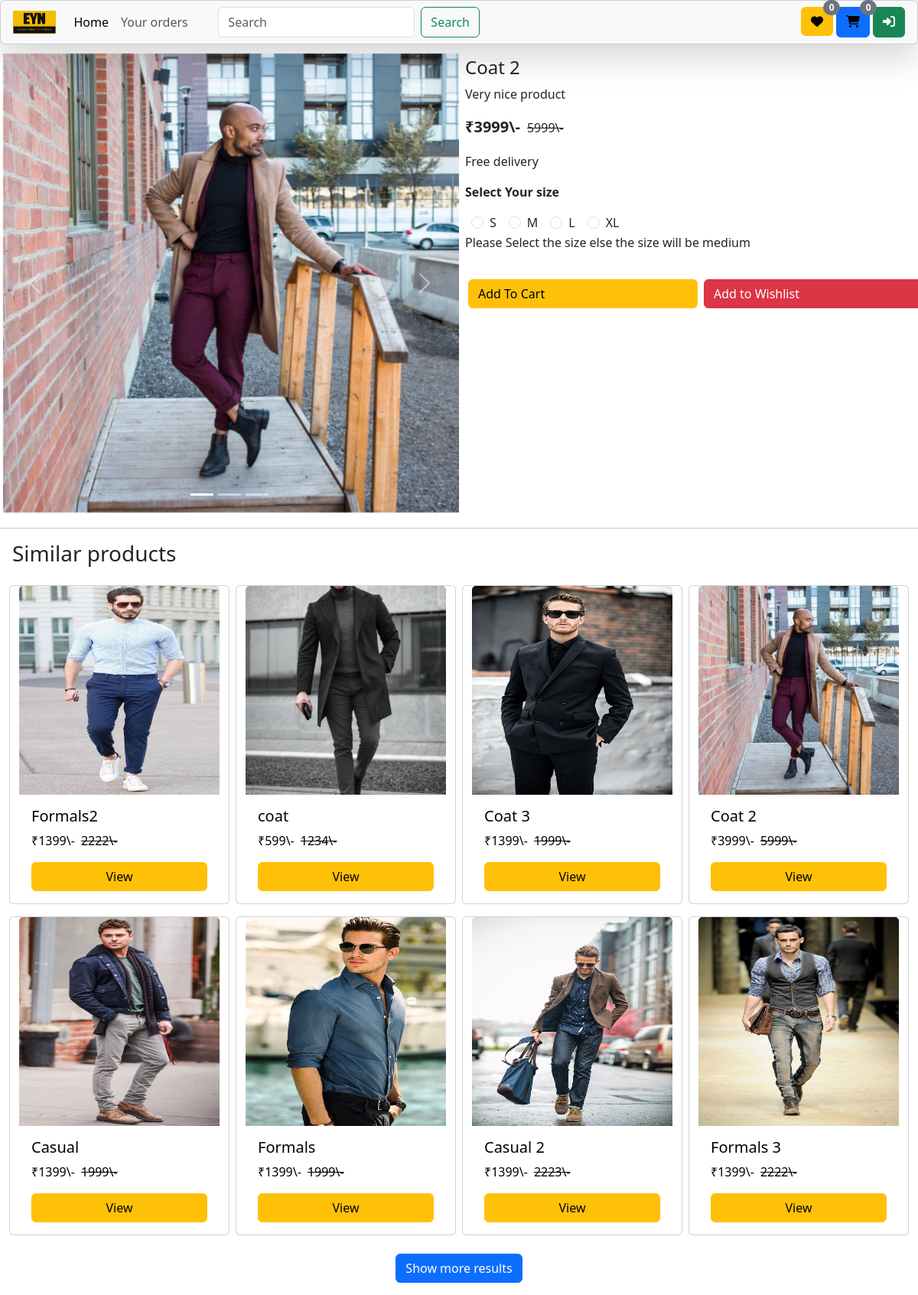
/product/43826493f53145eea607561d18964d6f/, run on the app's committed database.
### home/models.py (models this page shows, shortened)
class BaseModel(models.Model):
    product_uuid = models.UUIDField(default=uuid.uuid4, editable=False, primary_key=True )
    created_at = models.DateField(auto_now_add=True)
    updated_at = models.DateField(auto_now_add=True)
    class Meta:
        abstract = True

class products(BaseModel):
    product_category = models.CharField(max_length=100)
    product_image = models.ImageField(upload_to="products", null=True, blank=True)
    product_image1 = models.ImageField(upload_to="products", null=True, blank=True)
    product_image2 = models.ImageField(upload_to="products", null=True, blank=True)
    product_name = models.CharField(max_length=100)
    real_price = models.IntegerField(default=1)
    discounted_price = models.IntegerField(default=1)
    product_description = models.TextField()
    size = models.CharField(max_length=100, default="medium")

class sizes(BaseModel):
    size = models.CharField(max_length=100, null=True, blank=True)

### home/views.py (the view, shortened to what this page needs)
# urls.py: path('product/<product_uuid>/', product_page, name="product"),
def product_page(request, product_uuid):
    user = request.user
    items = products.objects.get(product_uuid = product_uuid)
    category = items.product_category
    similar = products.objects.filter(product_category = category)
    similar = sample(list(similar), min(8, len(similar)))
    length = 0
    w_length = 0
    if user.is_authenticated:
        length = len(cart_items.objects.filter(cart__user=user, cart__is_paid=False))
        w_length = len(wishlist.objects.filter(user=user))
    size = sizes.objects.all()
    context = {"item":items, "user":user}
    product = products.objects.all()
    searched = False
    context['similars']=similar
    context['length']=length
    context['w_length']=w_length
    context['sizes']=size
    if request.GET.get('size'):
        Size = request.GET.get('size')
        print(Size)
        context['selected_size'] = Size
    return render(request, "product.html", context = context)

### home/templates/product.html (shortened to what this page needs)
{% extends "base.html" %}
{% block start %}
<nav class="navbar navbar-expand-lg p-1 bg-body-tertiary fixed-top card shadow-lg">
  <div class="container-fluid">
    <a class="navbar-brand fs-4" href="/"><img src="/media/logo/EYN_edited.png" alt="..." style="height: 30px; margin-bottom: 4px;"></a>
      </div></a>
    <div class="sidebar offcanvas offcanvas-start" tabindex="-1" id="offcanvasNavbar" aria-labelledby="offcanvasNavbarLabel">
      <div class="offcanvas-body">
        <ul class="navbar-nav flex-grow-1 pe-3">
          <li class="nav-item">
            <a class="nav-link active" aria-current="page" href="/">Home</a>
          </li>
          <li class="nav-item">
            <a class="nav-link" href="/orders/">Your orders</a>
          </li>
        </ul>
        <form class="d-flex" role="search">
          <input class="form-control me-2" name="search" type="search" placeholder="Search" aria-label="Search">
          <button class="btn btn-outline-success" type="submit">Search</button>
        </form>
        <a href="/wishlist/"><a href="/wishlist/"><div class="btn btn-warning icon1"><i class="fa-solid fa-heart"></i><span class="wishlist badge text-bg-secondary rounded-pill">{{w_length}}</span></div></a></a>
            <a href="/cart/"><div class="btn btn-primary mx-1"><i class="fa-solid fa-cart-shopping"></i>
              <span class="wishlist badge text-bg-secondary rounded-pill">{{length}}</span></a></div></a>
              {% if user.is_authenticated %}
              <a class="btn btn-danger mx-2" href="/logout/"><i class="fa-solid fa-right-from-bracket"></i></a>
              {% else %}
                <a class="btn btn-success" href="/login/"><i class="fa-solid fa-right-to-bracket"></i></a>
              {% endif %}
      </div>
</nav>
{% if searched %}
<div class="d-flex o-hide " style="justify-content: center;
margin-top: 66px;
">
    <div class="row d-flex infinite-container" style="justify-content: center;">
    {% for result in products %}
    <div class="card p_card mx-1 col-12 my-2 products-media">
    <a href="/product/{{result.product_uuid}}"><img src="/media/{{result.product_image}}" class="card-img-top" alt="..." >
        <div class="card-body">
            <h5 class="card-title">{{result.product_name|slice:":20"}}...</h5>
            <div class="d-flex">
              <p class="card-text">₹{{result.discounted_price}}\-</p>
              <strike><p class="card-text mx-2">{{result.real_price}}\-</p></strike>
            </div>
            <a href="/product/{{result.product_uuid}}" class="btn btn-warning bigCard d-flex" style="justify-content: center;">View</a>
        </div></a>
    </div>
  {% endfor %}
  </div>
  </div>
<div class="d-flex" style="justify-content: center;">
  <div class="pagination">
    <span class="step-links">
        {% if products.has_previous %}
            <a class="btn btn-outline-success my-2" href="?search={{search}}&page=1">&laquo; first</a>
            <a class="btn btn-outline-success my-2" href="?search={{search}}&page={{ products.previous_page_number }}">previous</a>
        {% endif %}
        <span class="current">
            Page {{ products.number }} of {{ products.paginator.num_pages }}.
        </span>
        {% if products.has_next %}
            <a class="btn btn-outline-success my-2" href="?search={{search}}&page={{ products.next_page_number }}">next</a>
            <a class="btn btn-outline-success my-2" href="?search={{search}}&page={{ products.paginator.num_pages }}">last &raquo;</a>
        {% endif %}
    </span>
</div>
</div>
{% else %}
<div class="details" style="
margin-top: 66px;
">
<div id="carouselExampleIndicators" class="carousel slide parent-carousel d-flex">
  <div class="carousel-indicators">
    <button type="button" data-bs-target="#carouselExampleIndicators" data-bs-slide-to="0" class="active" aria-current="true" aria-label="Slide 1"></button>
    <button type="button" data-bs-target="#carouselExampleIndicators" data-bs-slide-to="1" aria-label="Slide 2"></button>
    <button type="button" data-bs-target="#carouselExampleIndicators" data-bs-slide-to="2" aria-label="Slide 3"></button>
  </div>
  <div class="carousel-inner">
    <div class="media-carousel">
    <div class="carousel-item active">
      <img src="/media/{{item.product_image}}" class="d-block w-60 mx-1 my-1" alt="...">
    </div>
  </div>
  </div>
  <button class="carousel-control-prev" type="button" data-bs-target="#carouselExampleIndicators" data-bs-slide="prev">
    <span class="carousel-control-prev-icon" aria-hidden="true"></span>
  </button>
  <button class="carousel-control-next" type="button" data-bs-target="#carouselExampleIndicators" data-bs-slide="next">
    <span class="carousel-control-next-icon" aria-hidden="true"></span>
  </button>
</div>
<div class="mx-2 my-2">
  <h4>{{item.product_name}}</h4>
  <p>{{item.product_description}}</p>
  <div class="d-flex">
    <strong><p style="margin-right: 5px;font-size: 20px;">₹{{item.discounted_price}}\-</p></strong>
    <strike><p class="p-1">{{item.real_price}}\-</p></strike>
  </div>
  <p>Free delivery</p>
  {% if item.product_category == "Mens Winter Wear" or item.product_category == "Mens Bottom Wear" or item.product_category == "Mens Ethnic Wear" or item.product_category == "Sarees" or item.product_category == "Kurtis" %}
  <b><p>Select Your size</p></b>
  <div class="d-flex radio" >
    {% for size in sizes %}
    <div class="form-check mx-2">
      <input class="form-check-input" onchange="get_size('{{size.size}}')" name="selected_size" {% if selected_size == size.size %} checked {% endif %} type="radio" name="flexRadioDefault" id="flexRadioDefault1">
      <label class="form-check-label" for="flexRadioDefault1">
        {{size.size}}
      </label>
    </div>
    {% endfor %}
  </div>
  <p>Please Select the size else the size will be medium</p>
  {% endif %}
  <div class="disp">
    <a href="/add-to-cart/{{item.product_uuid}}/?size={{selected_size}}"><button class="btn btn-warning d-flex checkout mx-1">Add To Cart</button></a>
    <a href="/wishlist/{{item.product_uuid}}"><div class="btn btn-danger d-flex checkout mx-1">Add to Wishlist</div></a>
  </div>
</div>
</div>
<hr>
<h3 class="mx-3 mb-3">Similar products</h3>
<div class="d-flex o-hide my-2" style="justify-content: center;">
  <div class="row d-flex" style="justify-content: center;">
  {% for similar in similars %}
  <div class="card mx-1 my-2 products-media">
  <a href="/product/{{similar.product_uuid}}"><img src="/media/{{similar.product_image}}" class="card-img-top" alt="...">
      <div class="card-body">
          <h5 class="card-title">{{similar.product_name|slice:":20"}}</h5>
          <div class="d-flex">
            <p class="card-text">₹{{similar.discounted_price}}\-</p>
            <strike><p class="card-text mx-2">{{similar.real_price}}\-</p></strike>
          </div>
          <a href="/product/{{similar.product_uuid}}" class="btn btn-warning bigCard d-flex" style="justify-content: center;">View</a>
      </div></a>
  </div>
{% endfor %}
</div>
</div>
<div class="d-flex my-3" style="justify-content: center;">
<a href="/products/{{item.product_category}}"><div class="btn btn-primary">Show more results</div></a>
</div>
{% endif %}
{% endblock %}

### static/style.css (style rules this page uses)
.icon1 { margin-left: 420px; }
.bigCard { transition: 0.5s; }
.o-hide { overflow: hidden; }
.media-carousel { position: relative; background-color: black; }
.carousel-item img { width: 600px; }
.products-media { width: 18rem; }
.products-media img { height: 273px; }
.details { display: flex; height: 100%; width: -webkit-fill-available; }
.parent-carousel { width: 600px; }
.disp { display: flex; }
.checkout { width: 300px; margin-top: 20px; }
a { color: #020101; text-decoration: none; }
.wishlist.badge { position: absolute; top: -1px; }

### data on the page
products: product_image (picture), product_name "Coat 2", product_description "Very nice product", discounted_price "3999", real_price "5999"
sizes: size "☐ S", size "S"
sizes: size "M"
sizes: size "L"
sizes: size "XL"
products: product_image (picture), product_name "Formals2", discounted_price "1399", real_price "2222"
products: product_image (picture), product_name "coat", discounted_price "599", real_price "1234"
products: product_image (picture), product_name "Coat 3", discounted_price "1399", real_price "1999"
products: product_image (picture), product_name "Casual", discounted_price "1399", real_price "1999"
products: product_image (picture), product_name "Formals", discounted_price "1399", real_price "1999"
products: product_image (picture), product_name "Casual 2", discounted_price "1399", real_price "2223"
products: product_image (picture), product_name "Formals 3", discounted_price "1399", real_price "2222"

### other printed values
{{ w_length }} "0"
{{ length }} "0"
